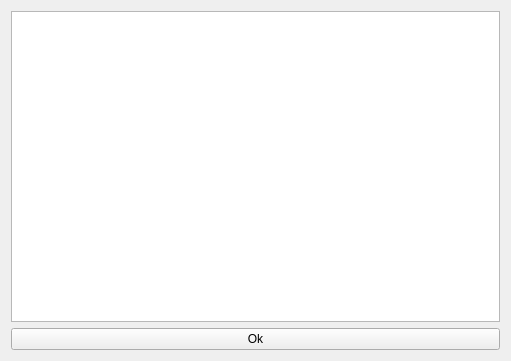
<?xml version="1.0" encoding="UTF-8"?>
<ui version="4.0">
 <class>CheckResultUi</class>
 <widget class="QWidget" name="CheckResultUi">
  <property name="geometry">
   <rect>
    <x>0</x>
    <y>0</y>
    <width>511</width>
    <height>361</height>
   </rect>
  </property>
  <property name="windowTitle">
   <string>CheckResultUi</string>
  </property>
  <layout class="QGridLayout" name="gridLayout">
   <item row="0" column="0">
    <widget class="QTreeView" name="treeView"/>
   </item>
   <item row="1" column="0">
    <widget class="QPushButton" name="ok">
     <property name="text">
      <string>Ok</string>
     </property>
    </widget>
   </item>
  </layout>
 </widget>
 <resources/>
 <connections/>
</ui>
